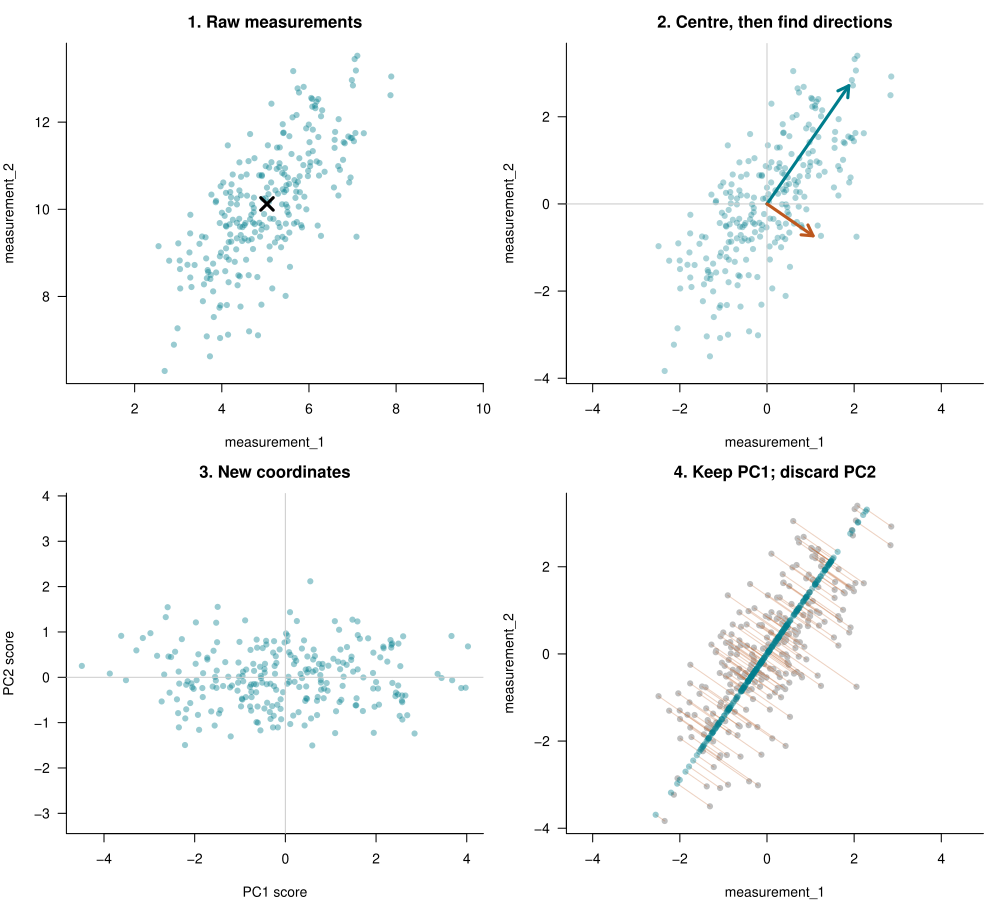

Source code (R):
# PCA STEP BY STEP: describe two measurements using a new pair of axes
# This version explicitly centres the data and uses sample covariance (n - 1).
# Base R only. No machine-learning packages and no prcomp() in the worked steps.
# Source this file; call plot_pca_example() to plot.


# 1. Simulate two related measurements -------------------------------------
set.seed(2)
n <- 250
x1 <- rnorm(n)
x2 <- x1 + rnorm(n)                  # preserve the original example's relation
X <- cbind(measurement_1 = x1 + 5, measurement_2 = x2 + 10)
# Rows = observations (e.g. trials); columns = measured variables.
# The offsets make centring visible. These are toy measurements, not real data.

# 2. Centre each column: subtract that variable's average -------------------
column_means <- colMeans(X)
Xc <- X
for (j in 1:ncol(X)) {
  Xc[, j] <- X[, j] - column_means[j]
}
# colMeans(Xc) is now approximately c(0, 0). Do not divide by each column's SD:
# both measurements have the same units, and we retain their original scale.

# 3. Compute the covariance matrix -----------------------------------------
S <- t(Xc) %*% Xc / (n - 1)
# t() swaps rows and columns; %*% is matrix multiplication.
# Each entry averages products of centred values.
# On the diagonal: each variable's variance. Off diagonal: their covariance.
# This gives the same result as cov(X), which centres internally.

# 4. Find the new directions ------------------------------------------------
decomposition <- eigen(S, symmetric = TRUE)
eigenvalues <- decomposition$values  # sorted from largest to smallest by R
loadings <- decomposition$vectors   # unit directions, one per column
colnames(loadings) <- c("PC1", "PC2")
rownames(loadings) <- colnames(X)
# S %*% loadings[, 1] = eigenvalues[1] * loadings[, 1]
# PC1 maximises the sample variance of projections onto a UNIT direction.
# PC2 captures the remaining variation along a perpendicular direction.

# Choose consistent signs for figures. v and -v define the SAME PCA axis.
# If we reverse a direction, its scores reverse too; the reconstruction agrees.
for (j in 1:ncol(loadings)) {
  if (loadings[1, j] < 0) loadings[, j] <- -loadings[, j]
}

# 5. Project observations onto those directions ----------------------------
scores <- Xc %*% loadings
# scores[i, 1] is the dot product of row i and the first loading vector.
# 'Loadings' means directions/weights here; 'scores' are the new coordinates.
# Papers sometimes use different loading conventions: always check the methods.
variance_fraction <- eigenvalues / sum(eigenvalues)

# 6. Keep one coordinate, then reconstruct two approximate measurements -----
scores_pc1 <- scores[, 1, drop = FALSE]   # n x 1 matrix, not a bare vector
direction_pc1 <- loadings[, 1, drop = FALSE]  # 2 x 1 matrix
Xc_one_pc <- scores_pc1 %*% t(direction_pc1)
X_one_pc <- Xc_one_pc
for (j in 1:ncol(X)) {
  X_one_pc[, j] <- Xc_one_pc[, j] + column_means[j]
}
# Keeping both PCs reconstructs the centred data: scores %*% t(loadings).
# The one-PC approximation lies on a line; omitted PC2 variation is lost.

plot_pca_example <- function() {
  old <- par(no.readonly = TRUE)
  on.exit(par(old))
  par(mfrow = c(2, 2), mar = c(4, 4, 2.6, 1), las = 1, bty = "l")
  plot(X, asp = 1, pch = 16, col = "#007d8c66", main = "1. Raw measurements")
  points(column_means[1], column_means[2], pch = 4, cex = 2, lwd = 3)
  plot(Xc, asp = 1, pch = 16, col = "#007d8c55", main = "2. Centre, then find directions")
  abline(h = 0, v = 0, col = "grey80")
  colours <- c("#007d8c", "#bd571d")
  for (j in 1:2) {
    # Arrow length = 2 standard deviations of scores (NOT 2 variances).
    end <- 2 * sqrt(eigenvalues[j]) * loadings[, j]
    arrows(0, 0, end[1], end[2], col = colours[j], lwd = 3, length = 0.12)
  }
  plot(scores, asp = 1, pch = 16, col = "#007d8c66",
       xlab = "PC1 score", ylab = "PC2 score", main = "3. New coordinates")
  abline(h = 0, v = 0, col = "grey80")
  plot(Xc, asp = 1, pch = 16, col = "grey75", main = "4. Keep PC1; discard PC2")
  segments(Xc[, 1], Xc[, 2], Xc_one_pc[, 1], Xc_one_pc[, 2], col = "#bd571d44")
  points(Xc_one_pc, pch = 16, col = "#007d8c66")
}

# Try it:
# A. Add 100 to measurement_1. After centring, do the PCA directions change?
# B. Multiply measurement_1 by 100 instead. Why do the directions change?
# C. Reverse loadings[, 1], then recompute steps 5 and 6. What changes?
# D. Set x2 <- rnorm(n). Is a one-dimensional summary still as useful?
# Extension: standardise using scale(X, center = TRUE, scale = TRUE), then
# repeat steps 3--6. Standardising changes the question by giving each variable
# equal variance. A constant column cannot be standardised this way.
# Large variance does not establish biological importance or causation.

if (sys.nframe() == 0L) {
  args <- commandArgs(trailingOnly = TRUE)
  output <- if (length(args)) args[1] else "pca_example.pdf"
  pdf(output, width = 10, height = 9)
  plot_pca_example()
  dev.off()
  print(round(100 * variance_fraction, 1))
  cat("Percent variance explained by PC1 and PC2. Saved", output, "\n")
}
